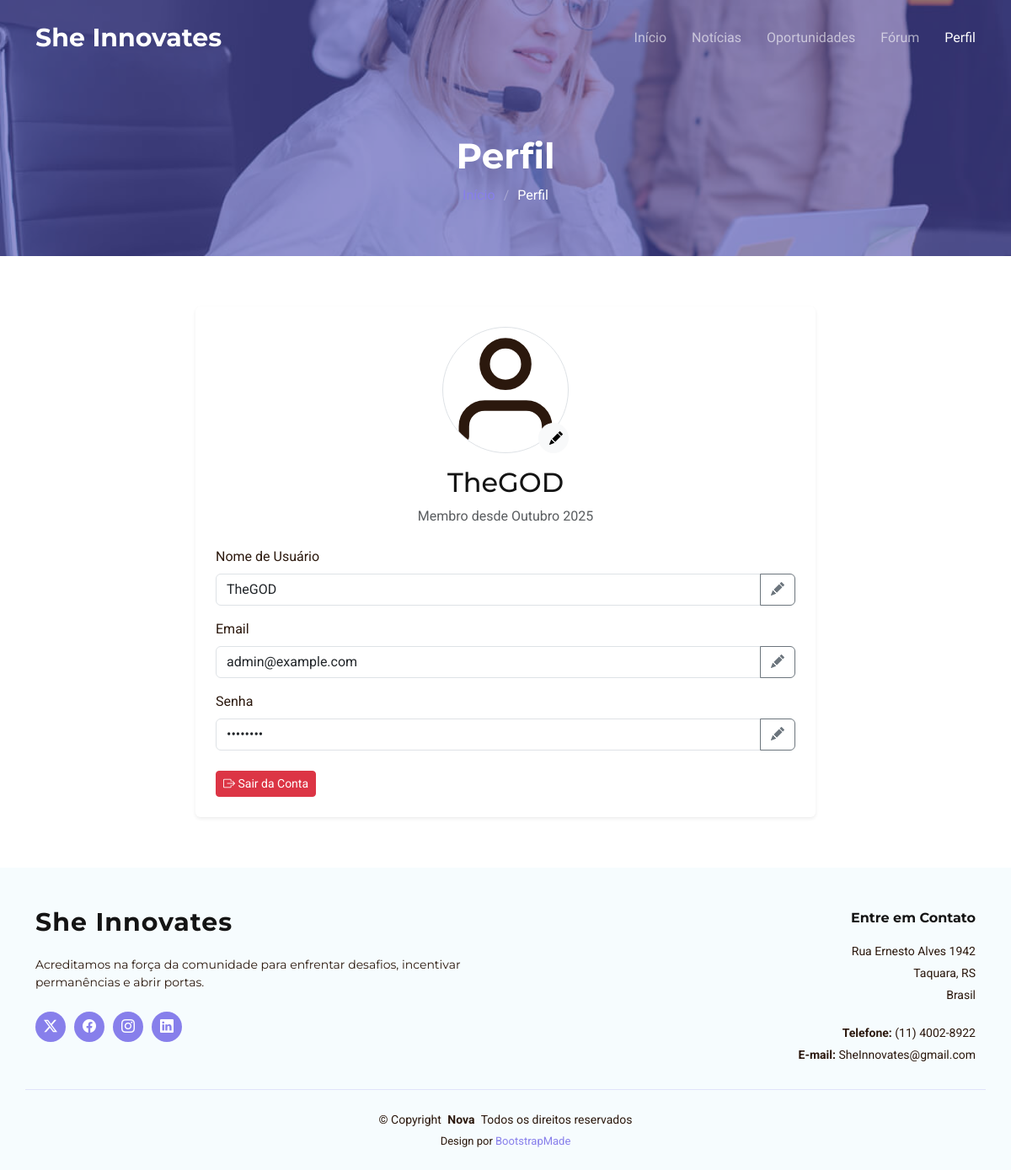
The page /Back-End-Projeto-Integrador/UserCadastrado/perfilUserCad.php (signed in) on the database its author committed.
### tables this page shows
CREATE TABLE `usuarios` (
  `usuario_id` int NOT NULL,
  `nome_usuario` varchar(50) NOT NULL,
  `email` varchar(100) NOT NULL,
  `senha` varchar(255) NOT NULL,
  `is_admin` tinyint(1) NOT NULL DEFAULT '0',
  `data_cadastro` timestamp NULL DEFAULT CURRENT_TIMESTAMP
);

### Back-End-Projeto-Integrador/UserCadastrado/perfilUserCad.php (the view, shortened to what this page needs)
<?php
require("../Include/conexao.php");
$usuario_id = $_SESSION['usuario_id'];
$sql = "SELECT usuario_id, nome_usuario, email, is_admin, data_cadastro FROM usuarios WHERE usuario_id = ?";
$stmt = mysqli_prepare($con, $sql);
mysqli_stmt_bind_param($stmt, "i", $usuario_id);
mysqli_stmt_execute($stmt);
$result = mysqli_stmt_get_result($stmt);
$usuario = mysqli_fetch_assoc($result);
if (isset($usuario['data_cadastro']) && !empty($usuario['data_cadastro'])) {
    $data_cadastro = date('F Y', strtotime($usuario['data_cadastro']));
    $meses_ingles = array('January', 'February', 'March', 'April', 'May', 'June', 'July', 'August', 'September', 'October', 'November', 'December');
    $meses_portugues = array('Janeiro', 'Fevereiro', 'Março', 'Abril', 'Maio', 'Junho', 'Julho', 'Agosto', 'Setembro', 'Outubro', 'Novembro', 'Dezembro');
    $data_cadastro = str_replace($meses_ingles, $meses_portugues, $data_cadastro);
}
?>
<!DOCTYPE html>
<html lang="pt-BR">
<head>
  <?php
  require("../Include/hrefCssHead.php");
  ?>
</head>
<body class="contact-page">
<?php
require_once __DIR__ . '/../Include/menuADM.php';
?>
  <main class="main">
    <div class="page-title dark-background" data-aos="fade" style="background-image: url(../assets/img/services.jpg);">
      <div class="container">
        <h1>Perfil</h1>
        <nav class="breadcrumbs">
          <ol>
            <li><a href="inicioUserCad.html">Início</a></li>
            <li class="current">Perfil</li>
          </ol>
        </nav>
      </div>
    </div>
    <section class="profile-section">
    <div class="container" data-aos="fade-up">
        <div class="row justify-content-center">
        <div class="col-lg-8">
            <div class="profile-card shadow-sm p-4 rounded">
            <div class="text-center mb-4">
                <div class="position-relative d-inline-block">
                <div class="profile-picture-circle" style="width: 150px; height: 150px;">
                </div>
                <button class="btn btn-light rounded-circle position-absolute bottom-0 end-0"
                        style="width: 36px; height: 36px;"
                        data-bs-toggle="modal" data-bs-target="#editPhotoModal">
                    <i class="bi bi-pencil-fill"></i>
                </button>
                </div>
                <h2 class="mt-3" id="profile-name"><?php echo htmlspecialchars($usuario['nome_usuario']); ?></h2>
                <p class="text-muted">Membro desde <?php echo $data_cadastro; ?></p>
            </div>
              <form>
                <div class="mb-3">
                  <label for="username" class="form-label">Nome de Usuário</label>
                  <div class="input-group">
                    <input type="text" class="form-control" id="username" value="<?php echo htmlspecialchars($usuario['nome_usuario']); ?>" readonly>
                    <button class="btn btn-outline-secondary" type="button" data-bs-toggle="modal" data-bs-target="#editUsernameModal">
                      <i class="bi bi-pencil-fill"></i>
                    </button>
                  </div>
                </div>
                <div class="mb-3">
                  <label for="email" class="form-label">Email</label>
                  <div class="input-group">
                    <input type="email" class="form-control" id="email" value="<?php echo htmlspecialchars($usuario['email']); ?>" readonly>
                    <button class="btn btn-outline-secondary" type="button" data-bs-toggle="modal" data-bs-target="#editEmailModal">
                      <i class="bi bi-pencil-fill"></i>
                    </button>
                  </div>
                </div>
                <div class="mb-3">
                  <label for="password" class="form-label">Senha</label>
                  <div class="input-group">
                    <input type="password" class="form-control" id="password" value="********" readonly>
                    <button class="btn btn-outline-secondary" type="button" data-bs-toggle="modal" data-bs-target="#editPasswordModal">
                      <i class="bi bi-pencil-fill"></i>
                    </button>
                  </div>
                </div>
                  <div class="mt-4 text-start">
                    <a href="../login/logout.php" class="btn btn-danger btn-sm">
                      <i class="bi bi-box-arrow-right"></i> Sair da Conta
                    </a>
                  </div>
                </div>
            </div>
          </div>
        </div>
    </section>
  </main>
  <footer id="footer" class="footer light-background">
    <?php
      require("../Include/footer.php");
    ?>
  </footer>
</body>
</html>

### assets/css/main.css (style rules this page uses)
:root { --default-font: "Roboto", system-ui, -apple-system, "Segoe UI", Roboto, "Helvetica Neue", Arial, "Noto Sans", "Liberation Sans", sans-serif, "Apple Color Emoji", "Segoe UI Emoji", "Segoe UI Symbol", "Noto Color Emoji"; --heading-font: "Montserrat", sans-serif; --nav-font: "Raleway", sans-serif; }
:root { --background-color: #ffffff; --default-color: #2b180d; --heading-color: #141414; --accent-color: #877feb; --surface-color: #ffffff; --contrast-color: #ffffff; }
:root { --nav-color: rgba(255, 255, 255, 0.6); --nav-hover-color: #ffffff; --nav-mobile-background-color: #ffffff; --nav-dropdown-background-color: #ffffff; --nav-dropdown-color: #212529; --nav-dropdown-hover-color: #56b8e6; }
.light-background { --background-color: #f6fcfe; --surface-color: #ffffff; }
.dark-background { --background-color: #4d4eb2; --default-color: #ffffff; --heading-color: #ffffff; --surface-color: #254160; --contrast-color: #ffffff; }
:root { scroll-behavior: smooth; }
body { color: var(--default-color); background-color: var(--background-color); font-family: var(--default-font); }
a { color: var(--accent-color); text-decoration: none; transition: 0.3s; }
h1, h2, h3, h4, h5, h6 { color: var(--heading-color); font-family: var(--heading-font); }
.footer { color: var(--default-color); background-color: var(--background-color); font-size: 14px; position: relative; }
.page-title { color: var(--default-color); background-color: var(--background-color); background-size: cover; background-position: center; background-repeat: no-repeat; padding: 160px 0 60px 0; text-align: center; position: relative; }
.page-title:before { content: ""; background-color: color-mix(in srgb, var(--background-color), transparent 40%); position: absolute; inset: 0; }
.page-title .container { position: relative; }
.page-title h1 { font-size: 42px; font-weight: 700; margin-bottom: 10px; }
.page-title .breadcrumbs ol { display: flex; flex-wrap: wrap; list-style: none; justify-content: center; padding: 0; margin: 0; font-size: 16px; font-weight: 400; }
.page-title .breadcrumbs ol li+li { padding-left: 10px; }
.page-title .breadcrumbs ol li+li::before { content: "/"; display: inline-block; padding-right: 10px; color: color-mix(in srgb, var(--default-color), transparent 70%); }
section, .section { color: var(--default-color); background-color: var(--background-color); padding: 60px 0; scroll-margin-top: 100px; overflow: clip; }
.page-title { background-size: cover; background-position: center; }

### rows shown on the page
usuarios: nome_usuario "TheGOD", data_cadastro "Outubro 2025", email "admin@example.com"
